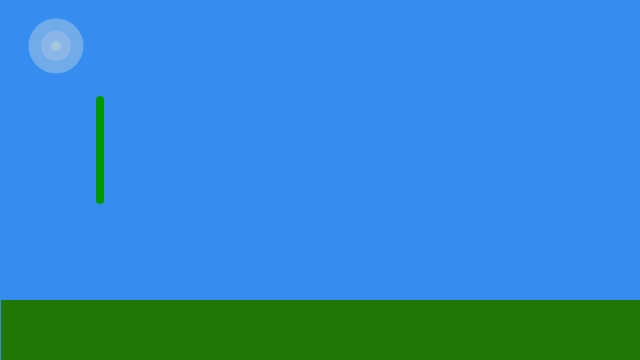
Frame 1 (no input)
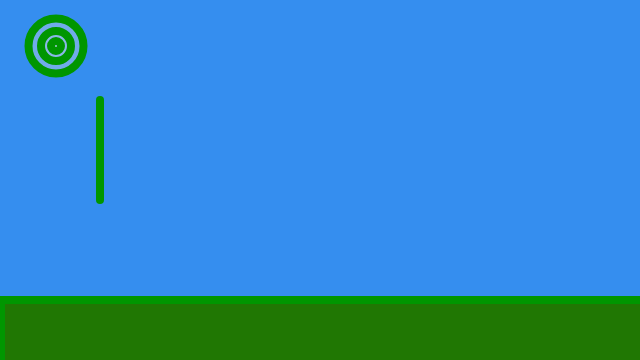
Frame 2 (the mouse pressed at the canvas centre, redrawn once)

The p5.js sketch that drew these frames (run headless with seeded random() and noise() and a simulated clock; the mouse was pressed at the canvas centre and the sketch redrawn once):

// p5.js sketch
// ── sketch.js
function setup() {
	// create a place to draw
	createCanvas(640, 360);
noStroke();
	noLoop();
}

function draw() {
	// clear the background
	background(53, 142, 239);

	// set a fill color
	fill(32, 119, 3);
  //draw rect

	rect(1, 300, 800, 100);


//set flower fill
fill(225,225,225,90);
	//draw ellipse for flower
  ellipse(56, 46, 55, 55);
	//set flower fill
	fill(225,225,225,60);
		//draw ellipse for flower
	  ellipse(56, 46, 30, 30);
		//set flower fill
		fill(244,244,171,60);
			//draw ellipse for flower
		  ellipse(56, 46, 10, 10);

//fill stem
strokeWeight(8);
stroke(0,150,0);
line(100,100,100,200);

}
